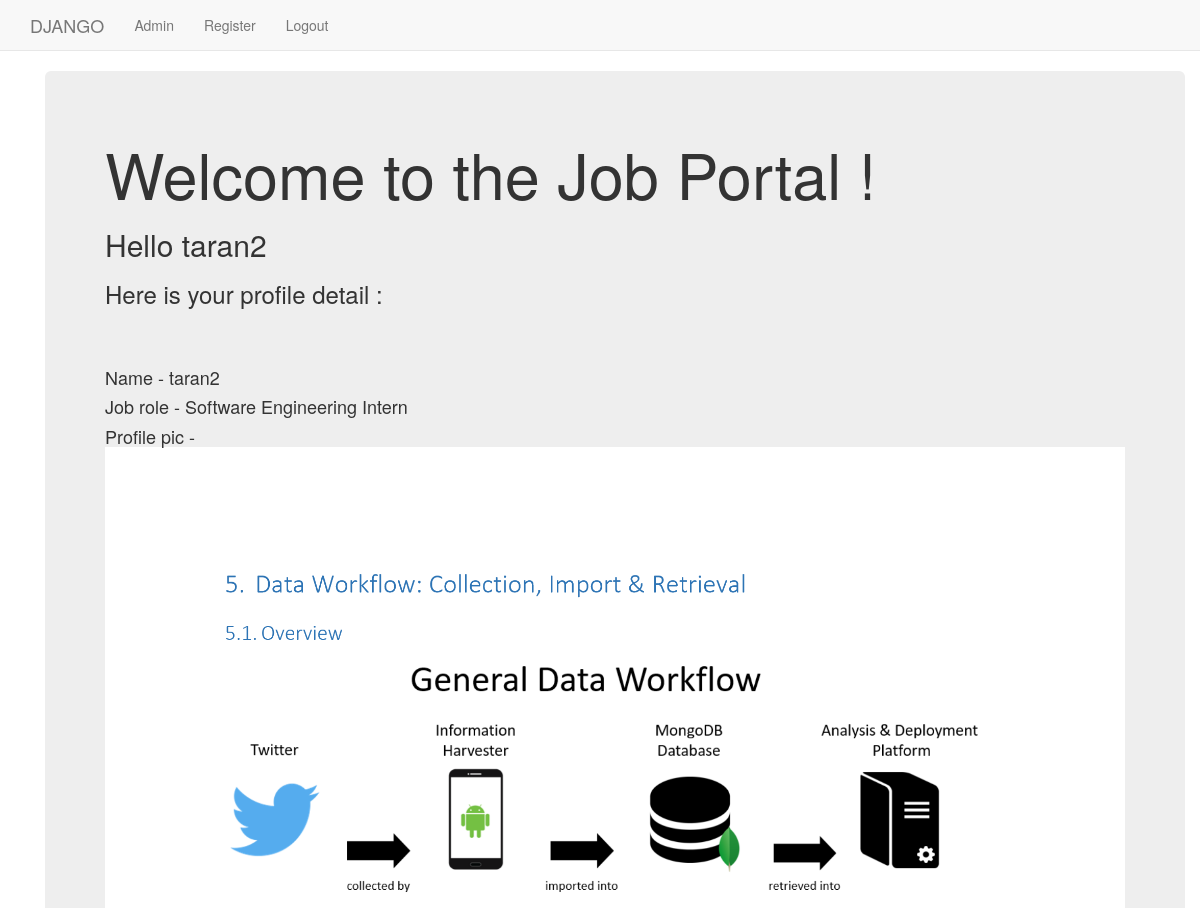
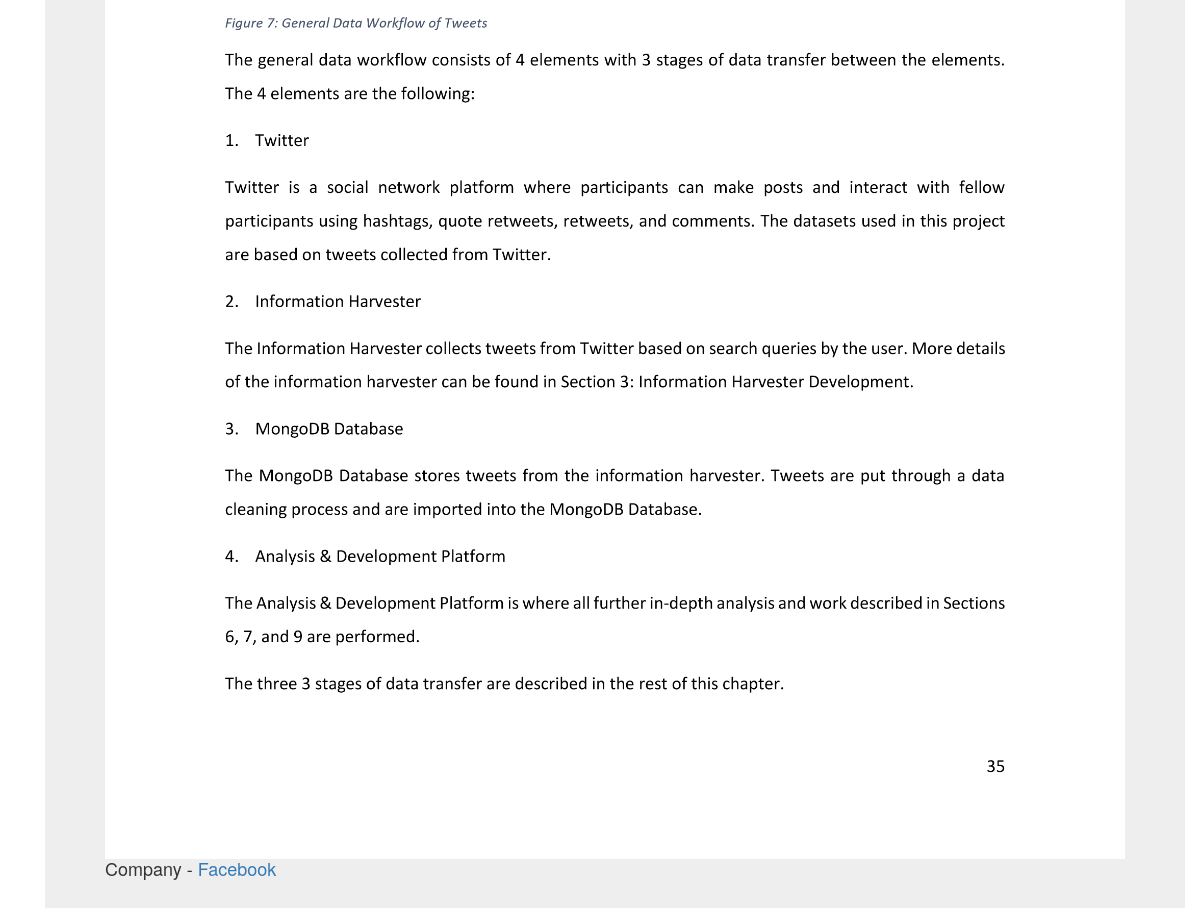
/ (signed in), run on an earlier commit of the app's database (2 pictures, top to bottom).
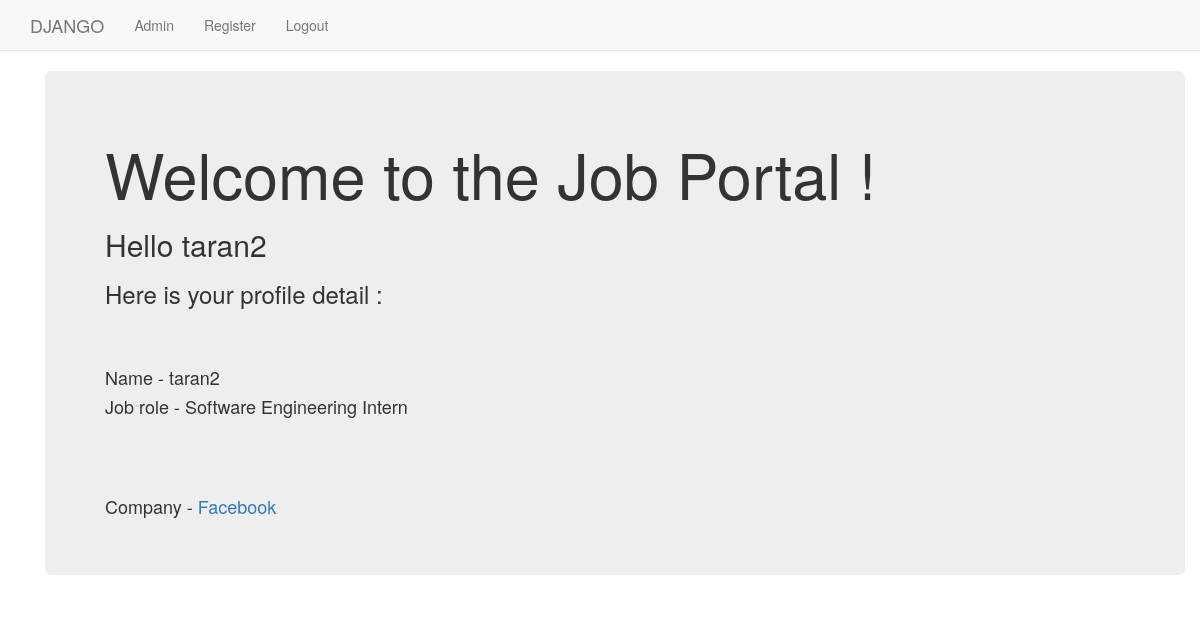
And on a later commit of the database.
### job/models.py (models this page shows, shortened)
class UserProfileInfo(models.Model):
    user = models.OneToOneField(User,on_delete=models.CASCADE),
    profile_pic = models.ImageField(upload_to='job/',blank=True)
    job_role = models.CharField(max_length=100)
    company = models.ForeignKey(Company,on_delete=models.CASCADE)
    visited = models.BooleanField(default=False)
    visited_company_page = models.BooleanField(default=False)

class Company(models.Model):
    company_name = models.CharField(max_length=50)
    logo = models.ImageField(upload_to='company',blank=True)
    address = models.CharField(max_length=100)
    def __str__(self):
        return self.company_name

### job/views.py (the view)
# urls.py: path('',views.index,name='index'),
def index(request):
    print(request.user.id)
    if(request.user.id is not None):
        print(request.user.username)
        user_id = User.objects.get(username=request.user.username)
        print(user_id.id)
        curr_user = UserProfileInfo.objects.get(id=user_id.id-1)
        (curr_user.visited_company_page) = False
        curr_user.save()
    else:
        curr_user = []
    return render(request,'job/index.html',{'current_user':curr_user})

### templates/job/index.html
{% extends "job/base.html" %}
{% block body_block %}
<div class="container">
  <div class="jumbotron">
    <h1>Welcome to the Job Portal !</h1>
    {% if user.is_authenticated %}
        <h2>Hello {{user.username}} </h2>
        <h3>Here is your profile detail : </h3><br><br>
        <h4>Name - {{user.username}}</h4>
        <h4>Job role - {{ current_user.job_role }} </h4>
        {% if current_user.profile_pic %}
                  <h4>Profile pic - <br><img src="{{ current_user.profile_pic.url }}" class="img-responsive" style="width: 100%; float: left; margin-right: 10px;" /> </h4><br>
        {% endif %}
        <br><br><br><h4>Company - <a href="http://127.0.0.1:8000/company/">{{current_user.company}}</a></h4>
    {% else %}
        <h2>Register or Login if you'd like to</h2>
    {% endif %}
  </div>
</div>
{% endblock %}

What changed in the data, as far as the page shows it:
changed UserProfileInfo "Software Engineering Intern": profile_pic "job/canvas.png" → empty (drawn); profile_pic: picture removed
Also different on the page:
text no longer shown: "Profile pic -"
